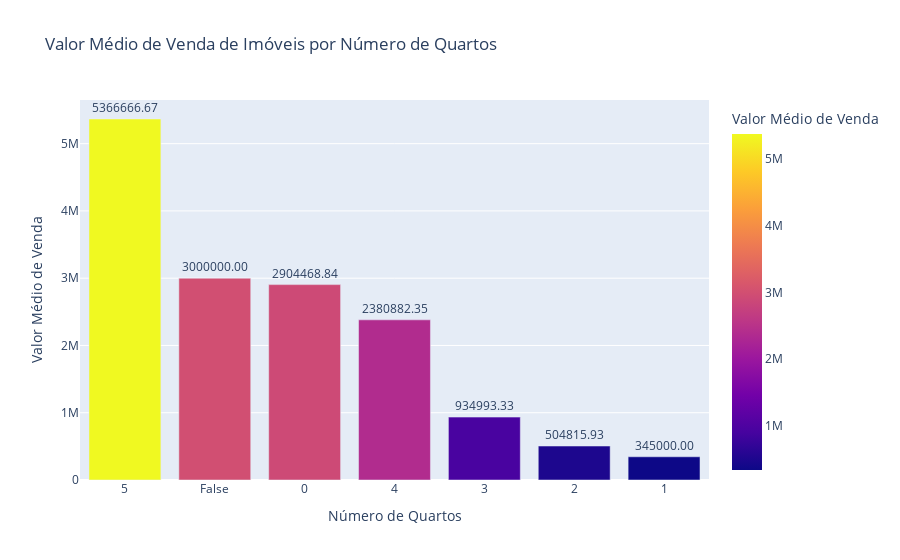

The cell this chart's notebook holds for it:
### Code cell
#| eval:false
pio.from_json(json.dumps(s["final_answer"]["python"].returns))

### Figure 1 — Plotly figure (JSON) as saved in the notebook; plotly's stock layout.template omitted (floating-point values rounded to 4 significant figures)
{"data": [{"alignmentgroup": "True", "hovertemplate": "Número de Quartos=%{x}<br>Valor Médio de Venda=%{marker.color}<extra></extra>", "legendgroup": "", "marker": {"color": [5367000.0, 3000000, 2904000.0, 2381000.0, 935000.0, 840000, 504800.0, 345000], "coloraxis": "coloraxis", "pattern": {"shape": ""}}, "name": "", "offsetgroup": "", "orientation": "v", "showlegend": false, "text": ["5366666.666666667", "3000000.0", "2904468.8421052634", "2380882.3529411764", "934993.3333333334", "840000.0", "504815.9259259259", "345000.0"], "textposition": "outside", "texttemplate": "%{text:.2f}", "type": "bar", "x": ["5", "False", "0", "4", "3", null, "2", "1"], "xaxis": "x", "y": [5367000.0, 3000000, 2904000.0, 2381000.0, 935000.0, 840000, 504800.0, 345000], "yaxis": "y"}], "layout": {"barmode": "relative", "coloraxis": {"colorbar": {"title": {"text": "Valor Médio de Venda"}}, "colorscale": [[0, "#0d0887"], [0.1111, "#46039f"], [0.2222, "#7201a8"], [0.3333, "#9c179e"], [0.4444, "#bd3786"], [0.5556, "#d8576b"], [0.6667, "#ed7953"], [0.7778, "#fb9f3a"], [0.8889, "#fdca26"], [1, "#f0f921"]]}, "legend": {"title": {"text": "Valor Médio de Venda"}, "tracegroupgap": 0}, "title": {"text": "Valor Médio de Venda de Imóveis por Número de Quartos"}, "xaxis": {"anchor": "y", "domain": [0, 1], "title": {"text": "Número de Quartos"}}, "yaxis": {"anchor": "x", "domain": [0, 1], "title": {"text": "Valor Médio de Venda"}}}}
